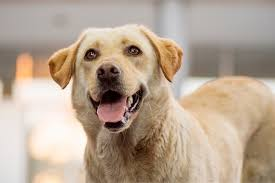
#> input picture Project_01-Image Processing/Data/dog.jpeg, 275 x 183 px, found by its file name
$ python fun_filter.py
#> lines starting #> are read from the running program, lines starting #| are printed output that depends on the picture; after the words box and inside, x2 and y2 are one past the last pixel; in counts of white or black regions, pixels touching at a corner belong together
#> further down, input_image is the input picture: shape (183, 275, 3); mean B, G, R 146.4, 164.4, 182.8
import cv2
import numpy as np
import matplotlib.pyplot as plt

# Load the input image if shows if any exception occurs

def fun_filter(input_image):

    if input_image is None:
        print(f"Error: Could not load the image...")
    else:
        # Apply point operations (e.g., adjust brightness and contrast)
        brightness = 1.5
        contrast = 5
        adjusted_image = cv2.convertScaleAbs(input_image, alpha=contrast, beta=brightness)
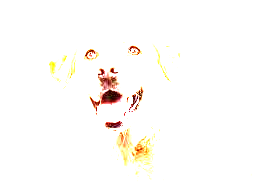
#> adjusted_image: shape (183, 275, 3); mean B, G, R 248.7, 251.4, 253.6

        # Apply a Gaussian blur filter
        blurred_image = cv2.GaussianBlur(adjusted_image, (5, 5), 0)
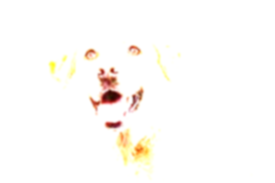
#> blurred_image: shape (183, 275, 3); mean B, G, R 248.7, 251.4, 253.6

        # Apply edge detection using Canny
        edges = cv2.Canny(blurred_image, 10, 20)
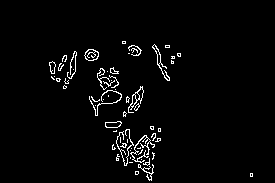
#> edges: shape (183, 275); 2.8% white in thin lines or dots, all inside (x1, y1, x2, y2) = (49, 41, 253, 181)

        # Create a mask for pixelation (you can adjust the block size)
        block_size = 20
        masked_image = cv2.resize(input_image, None, fx=1/block_size, fy=1/block_size, interpolation=cv2.INTER_LINEAR)
        pixelated_image = cv2.resize(masked_image, input_image.shape[:2][::-1], interpolation=cv2.INTER_NEAREST)
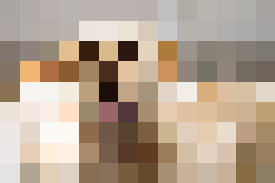
#> pixelated_image: shape (183, 275, 3); mean B, G, R 144.5, 162.4, 180.4

        # Combine the filtered images using bitwise operations
        final_image = cv2.bitwise_or(adjusted_image, adjusted_image, mask=edges)
        final_image = cv2.bitwise_and(final_image, pixelated_image)
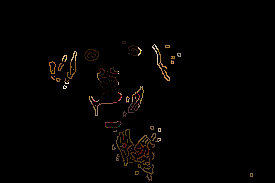
#> final_image: shape (183, 275, 3); mean B, G, R 1.4, 2.3, 3.3

        # Display the original and filtered images using Matplotlib
        plt.figure(figsize=(10, 5))

         # Fun Image Filter
        # plt.subplot(1, 1, 1)
        plt.imshow(cv2.cvtColor(final_image, cv2.COLOR_BGR2RGB))
        plt.title('Guess Image ')
        plt.savefig("images/Guess_Image.jpeg",dpi=300)
        plt.show()
        # Original image
        # plt.subplot(1, 1, 1)
        plt.imshow(cv2.cvtColor(input_image, cv2.COLOR_BGR2RGB))
        plt.title('Original Image')
        plt.savefig("images/Original_Image.jpeg",dpi=300)
        plt.show()


if __name__ == "__main__":
    # Load the input image
    input_image = cv2.imread('Data/Dog.jpeg')
    fun_filter(input_image)
